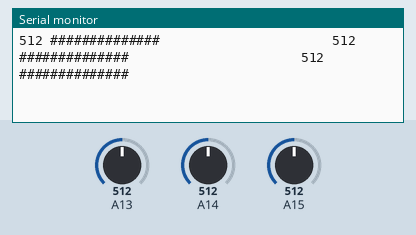
This sketch was run on a simulated Arduino Mega 2560, built with avr-gcc and run on an emulated ATmega2560. Parts: the last lines printed to the serial monitor. The test bench sets the inputs (shaded band); at power-on: A13 = 512, A14 = 512, A15 = 512.

Above: at 1.2 s.
1.3 s: A13 set to 716
At 2.3 s:
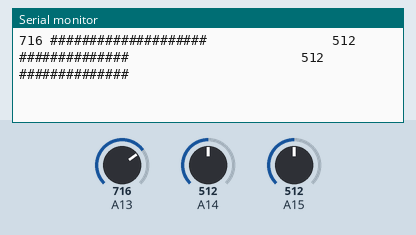
3.2 s: A14 set to 716
At 4.2 s:
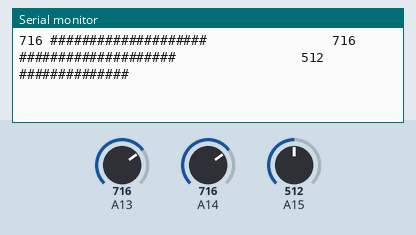
5.1 s: A15 set to 716
At 5.6 s:
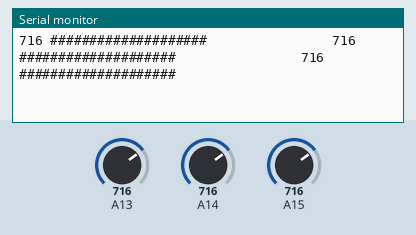
7.0 s: A13 set to 900
At 8.1 s:
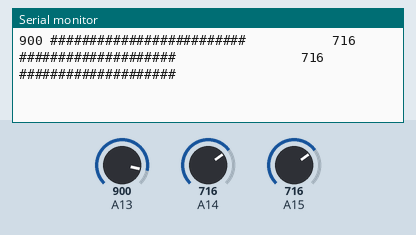
8.9 s: A14 set to 900
At 10.0 s:
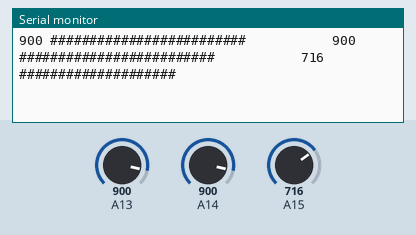
10.8 s: A15 set to 900
At 11.5 s:
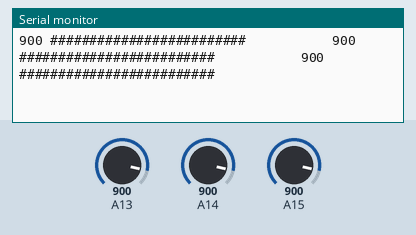

The sketch:

analogReadMulti.ino
```cpp
void setup() {
  Serial.begin(115200);
}

int a13,a14,a15;

#define SHRINK 35

void loop() {
  a13 = analogRead(A13);
  Serial.print(a13);
  Serial.print(" ");
  for (int i = 0 ; i < SHRINK ; i++) {
    if ((a13 / SHRINK) > i) Serial.print("#");
      else Serial.print(" ");
  }
  Serial.print(" ");
  a14 = analogRead(A14);
  Serial.print(a14);
  Serial.print(" ");
  for (int i = 0 ; i < SHRINK ; i++) {
    if ((a14 / SHRINK) > i) Serial.print("#");
      else Serial.print(" ");
  }
  Serial.print(" ");
  a15 = analogRead(A15);
  Serial.print(a15);
  Serial.print(" ");
  for (int i = 0 ; i < SHRINK ; i++) {
    if ((a15 / SHRINK) > i) Serial.print("#");
      else Serial.print(" ");
  }
  Serial.println("");
}
```

Measured:
- after the input at 1.3 s, the serial monitor: prints a new line at once (image 1)
- after the input at 3.2 s, the serial monitor: prints a new line at once (image 2)
- after the input at 5.1 s, the serial monitor: prints a new line at once (image 3)
- after the input at 7.0 s, the serial monitor: prints a new line at once (image 4)
- after the input at 8.9 s, the serial monitor: prints a new line at once (image 5)
- after the input at 10.8 s, the serial monitor: prints a new line at once (image 6)
